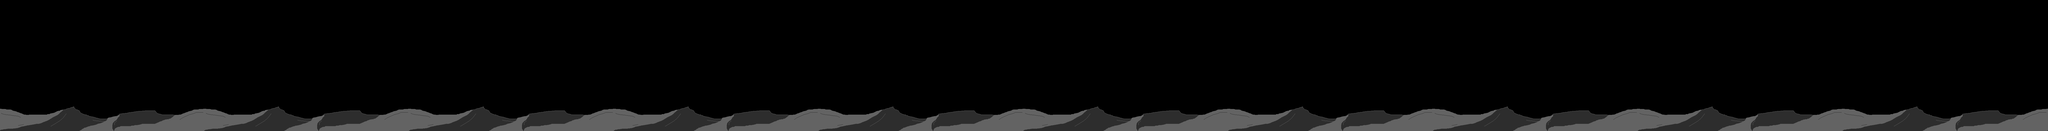

The image is a tile-based game level rendered from a .tmx file. Its description and source (layers, tilesets, objects; grid data summarised) follow:
An orthogonal 500x32 tile map with 16x16 px tiles, 1 tile layer (Calque de Tile 1), 2 tilesets.

<map version="1.0" tiledversion="1.1.5" orientation="orthogonal" renderorder="right-down" width="500" height="32" tilewidth="16" tileheight="16" infinite="0" nextobjectid="1">
 <tileset firstgid="1" name="Bg800" tilewidth="16" tileheight="16" tilecount="300" columns="50">
  <image source="Bkgd800.png" width="800" height="99" />
 </tileset>
 <tileset firstgid="301" name="BgTile" tilewidth="16" tileheight="16" tilecount="1200" columns="100">
  <image source="Bkgd1600.png" width="1600" height="198" />
 </tileset>
 <layer name="Calque de Tile 1" width="500" height="32">
  <data>[16000 cells, 3000 non-empty, 300 distinct tile ids]</data>
 </layer>
</map>